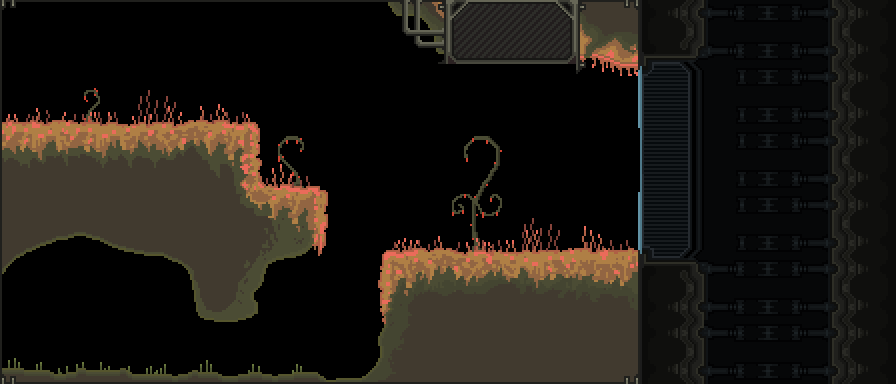

A level layout from a 2D game, rendered from its tile map. Below: a short description, then the map file with tile-grid data replaced by summaries:
An orthogonal 14x6 tile map with 64x64 px tiles, 3 tile layers (CollisionLayer, BackgroundLayer, ForegroundLayer).

<map version="1.0" orientation="orthogonal" renderorder="right-down" width="14" height="6" tilewidth="64" tileheight="64" nextobjectid="1">
 <tileset firstgid="1" name="tileset" tilewidth="64" tileheight="64" tilecount="98" columns="14">
  <image source="../img/tileset.png" trans="f2caff" width="896" height="448" />
 </tileset>
 <layer name="CollisionLayer" width="14" height="6">
  <data>[84 cells, 27 non-empty, 27 distinct tile ids]</data>
 </layer>
 <layer name="BackgroundLayer" width="14" height="6">
  <data>[84 cells, 28 non-empty, 23 distinct tile ids]</data>
 </layer>
 <layer name="ForegroundLayer" width="14" height="6">
  <data>[84 cells, 30 non-empty, 30 distinct tile ids]</data>
 </layer>
</map>